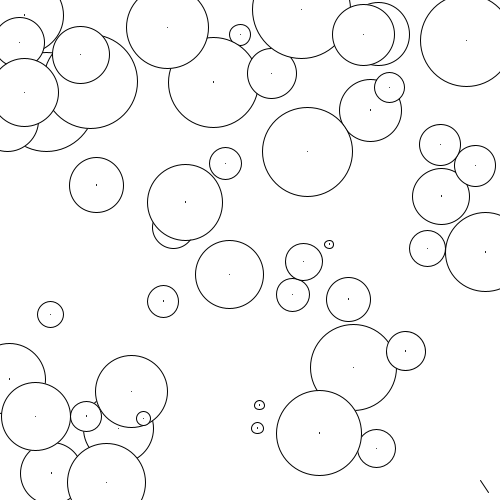
Frame 1 (no input)
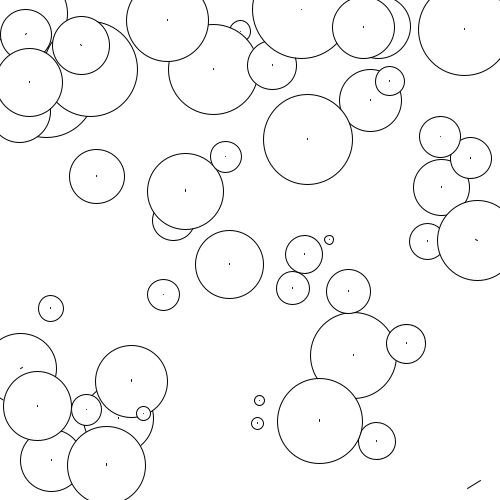
Frame 60 (the mouse pressed at the canvas centre just before this capture)
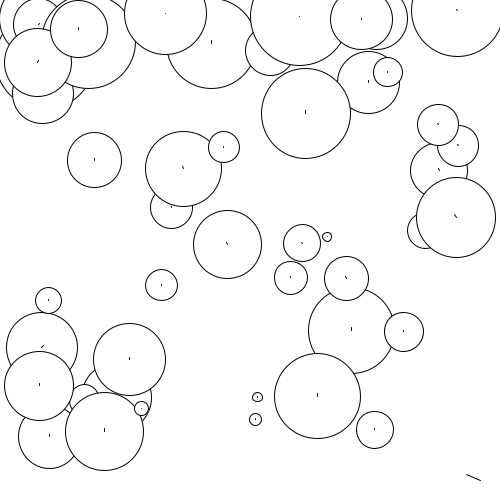
Frame 120 (the mouse held since frame 60 and released just before this capture)

The Processing sketch that drew these frames (run headless with seeded random() and noise(); from frame 60 on, the mouse is pressed at the canvas centre):

// Processing sketch: balloon_1
// ── balloon_1.pde
PVector wind;
float noiseLoc = 0;
int balloonCount = 50;
float maxDistance = 100;
float forceMargin = 50;
float maxForce = .1;
Balloon[] balloons = new Balloon[balloonCount];
WindSock windsock;

void setup() {
  size(500,500);
  for(int i = 0; i < balloonCount; i++) {
    balloons[i] = new Balloon();
  }
  
  windsock = new WindSock(new PVector(width - 20, height - 20));
}

void draw(){
  background(255);
  float noiseX = map(noise(noiseLoc), 0, 1, -.1, .1);
  float noiseY = map(noise(noiseLoc + 10000), 0, 1, -.1, .1);
  wind = new PVector(noiseX, noiseY);
  wind.setMag(0.01);
  
  windsock.update(wind);
  windsock.display();
  
  for(int i = 0; i < balloonCount; i++) {
    balloons[i].perform();
  }
  noiseLoc += .01;
}

float forceValueAtValue(float value) {
 return 0.0;
}



class WindSock {
  PVector wind;
  PVector location;
  
  WindSock(PVector location_) {
    location = location_;
  }
  
  void update(PVector wind_){
    wind = wind_;
  }
  
  void display() {
    PVector drawWind = wind.copy().mult(1500);
    line(location.x, location.y, location.x + drawWind.x, location.y + drawWind.y);
  }
}

class Balloon {
  PVector location;
  PVector velocity;
  PVector acceleration;
  float size;
  PVector helium;
  float mass;
  
  Balloon() {
    location = new PVector(random(width), random(height));
    velocity = new PVector(0,0);
    acceleration = new PVector(0, -0.1);
    helium = new PVector(0, random(-.05, 0));
    size = map(helium.y, 0, -.05, 5, 100);
    mass = 10.0;
  }
  
  void perform() {
    update();
    display();
  }
  
  void update() {
    applyForce(wind);
    applyForce(helium);
    applyForce(edgeForce());
    velocity.add(acceleration);
    
    velocity.limit(4);
    location.add(velocity);
    acceleration.mult(0);
  }
  
  void display() {
    stroke(0);
    
    ellipse(location.x, location.y, size, size);
    
    PVector multVelocity = velocity.copy().mult(5);
    PVector velocityCoord = PVector.add(location, multVelocity);
    line(location.x, location.y, velocityCoord.x, velocityCoord.y);
    
    for(int i = 0; i < balloonCount; i++) {
      if(PVector.sub(location, balloons[i].location).mag() < maxDistance){
        //line(location.x, location.y, balloons[i].location.x, balloons[i].location.y);
      }
    }
  }
  
  PVector edgeForce() {
    PVector f = new PVector(0,0);
    float rightMargin = width - forceMargin;
    float leftMargin = forceMargin;
    float topMargin = forceMargin;
    float bottomMargin = height - forceMargin;
    
    if(location.x > rightMargin){
      f.add(new PVector(calcEdgeForce(location.x - rightMargin, "neg"), 0));
    } else if (location.x < leftMargin) {
      f.add(new PVector(calcEdgeForce(leftMargin - location.x, "pos"), 0));
    }
    
    if(location.y > bottomMargin){
      f.add(new PVector(0, calcEdgeForce(location.y - bottomMargin, "neg")));
    } else if (location.y < topMargin) {
      f.add(new PVector(0, calcEdgeForce(topMargin - location.y, "pos")));
    }
    
    return f;
  }
  
  float calcEdgeForce(float difference, String negOrPos) {
    float edgeForce = map(difference * difference, 0, forceMargin * forceMargin, 0, maxForce);
    if(negOrPos == "pos") {
      return edgeForce;
    } else if (negOrPos == "neg") {
      return edgeForce * -1;
    } else {
      return 0;
    }
  }
    
  void applyForce(PVector force) {
    PVector f = force.copy();
    f.div(mass);
    acceleration.add(f);
  }
}
